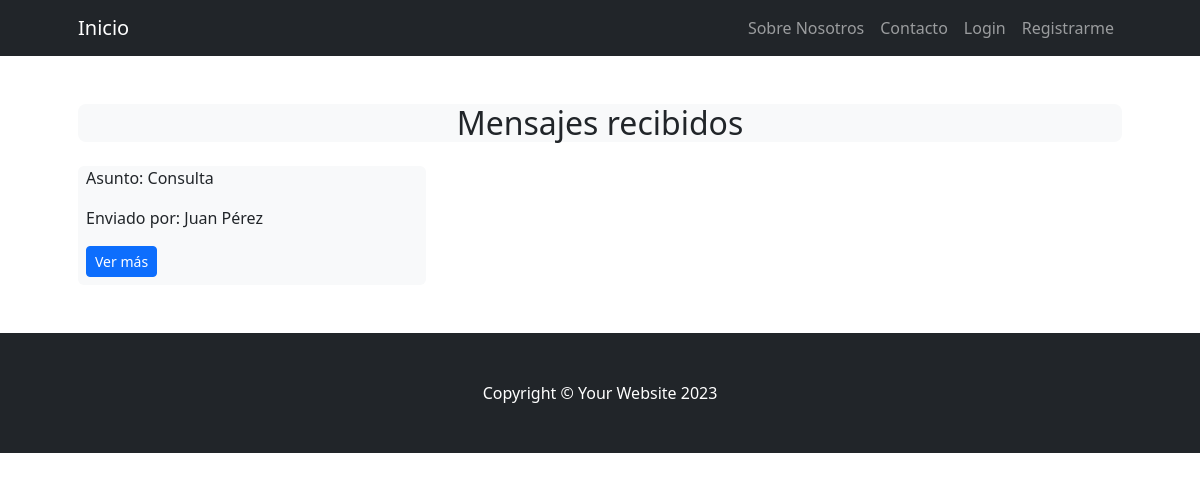
Page /contactolist/ on the earlier database version.
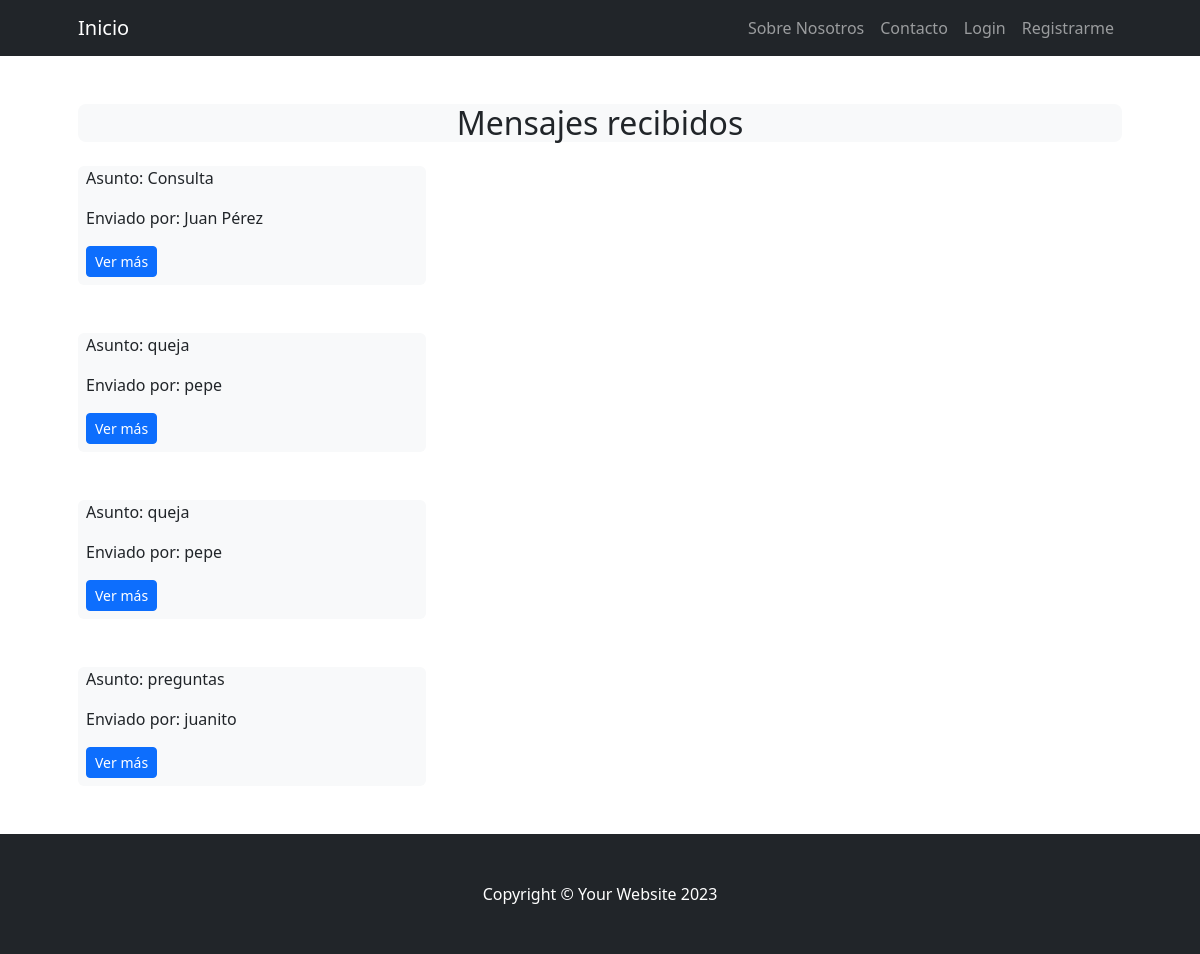
Same page on the later database version.
### Preentrega3App/models.py (models this page shows)
class Contacto(models.Model):
    nombre_contacto = models.CharField(max_length=25)
    mail_contacto = models.EmailField()
    asunto_contacto = models.CharField(max_length=30)
    texto_contacto = models.CharField(max_length=700)
    class Meta:
        verbose_name_plural = "Contacto"

### Preentrega3App/views.py (the view)
# urls.py: path('contactolist/', views.contactoList.as_view(), name = 'ContactoList'),
class contactoList (ListView):
    model = Contacto
    template_name = "Preentrega3App/contacto_list.html"

### Preentrega3App/Templates/Preentrega3App/contacto_list.html
<!DOCTYPE html>
<html lang="en">
{% extends "Preentrega3App/padre.html" %}
{% load static %}
{% block Contenidoquecambia %}
<section class="pt-4">
    <div class="container px-lg-5">
        <div class="p-1 p-lg-0 bg-light rounded-3 text-center">
            <div class="m-4 m-lg-7 mb-4">
            <h2>Mensajes recibidos</h2>
            </div>
            </div>
            {% if object_list %}
            {% for contacto in object_list %}
            <div class="col-lg-4 mb-5">
                <div class="card bg-light border-0 h-auto">
                    <div class="card-body text-left p-1 p-lg-2 pt-0 pt-lg-0">
                        <p class="fs-7"> Asunto: {{contacto.asunto_contacto}} </p>
                        <p class="fs-7"> Enviado por: {{contacto.nombre_contacto}} </p>
                        <a href="{% url 'ContactoDetail' pk=contacto.id %}" class="btn btn-primary btn-sm">Ver más</a>
                    </div>
                </div>
            </div>
            {% endfor %}
            {% else %}
            <p>Aún no hay información disponible</p>
            {% endif %}
    </div>
</section>
{% endblock %}

### Preentrega3App/Templates/Preentrega3App/padre.html (shortened to what this page needs)
<!DOCTYPE html>
{% load static %}
<html lang="en">
    <head>
        <link href="https://cdn.jsdelivr.net/npm/bootstrap-icons@1.4.1/font/bootstrap-icons.css" rel="stylesheet" />
        <link href="{% static 'Preentrega3App/css/styles.css' %}" rel="stylesheet" />
    </head>
    <body>
        <nav class="navbar navbar-expand-lg navbar-dark bg-dark">
            <div class="container px-lg-5">
                <a class="navbar-brand" href="{% url 'Inicio' %}">Inicio</a>
                <div class="collapse navbar-collapse" id="navbarSupportedContent">
                    <ul class="navbar-nav ms-auto mb-2 mb-lg-0">
                        <li class="nav-item"><a class="nav-link" href="{% url 'Sobre Nosotros' %}">Sobre Nosotros</a></li>
                        <li class="nav-item"><a class="nav-link" href="{% url 'Contacto Formulario' %}">Contacto</a></li>
                        {% if not request.user.is_authenticated %}
                        <li class="nav-item"><a class="nav-link" href="{% url 'Login' %}">Login</a></li>
                        <li class="nav-item"><a class="nav-link" href="{% url 'Registro' %}">Registrarme</a></li>
                        {% endif %}
                    </ul>
                </div>
            </div>
        </nav>
        {% block Contenidoquecambia %}
        {% endblock %}
        <footer class="py-5 bg-dark">
            <div class="container"><p class="m-0 text-center text-white">Copyright &copy; Your Website 2023</p></div>
        </footer>
    </body>
</html>

Differences in the rows shown:
added Contacto: asunto_contacto "queja", nombre_contacto "pepe"
added Contacto: asunto_contacto "queja", nombre_contacto "pepe"
added Contacto: asunto_contacto "preguntas", nombre_contacto "juanito"
